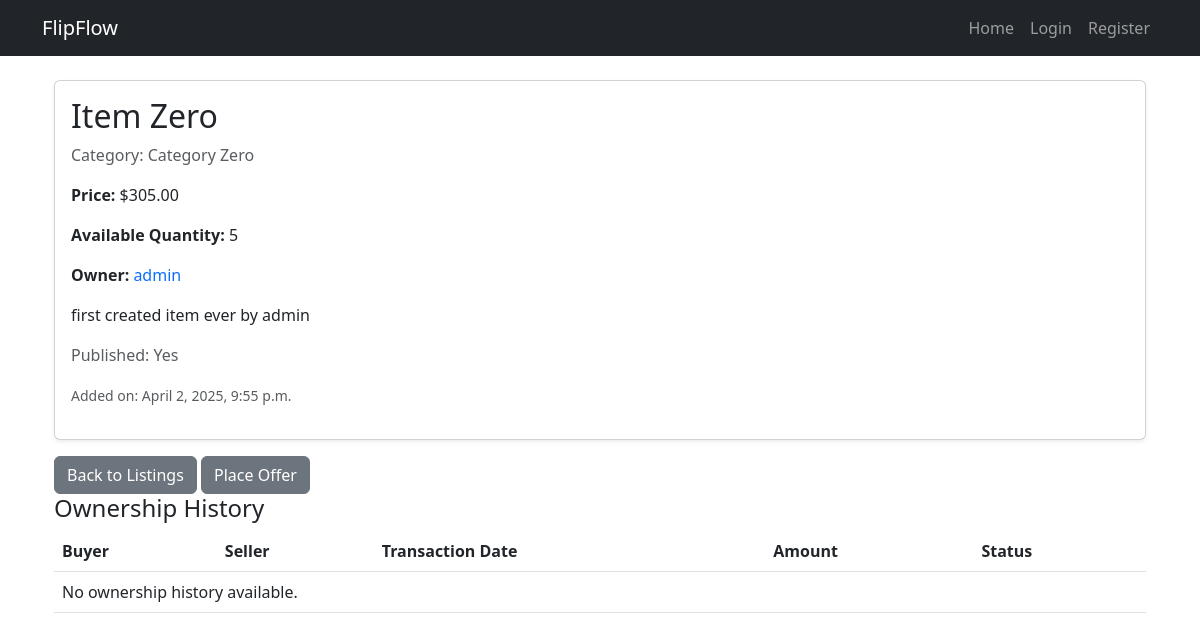
The page /item-zero/ on the database as committed earlier.
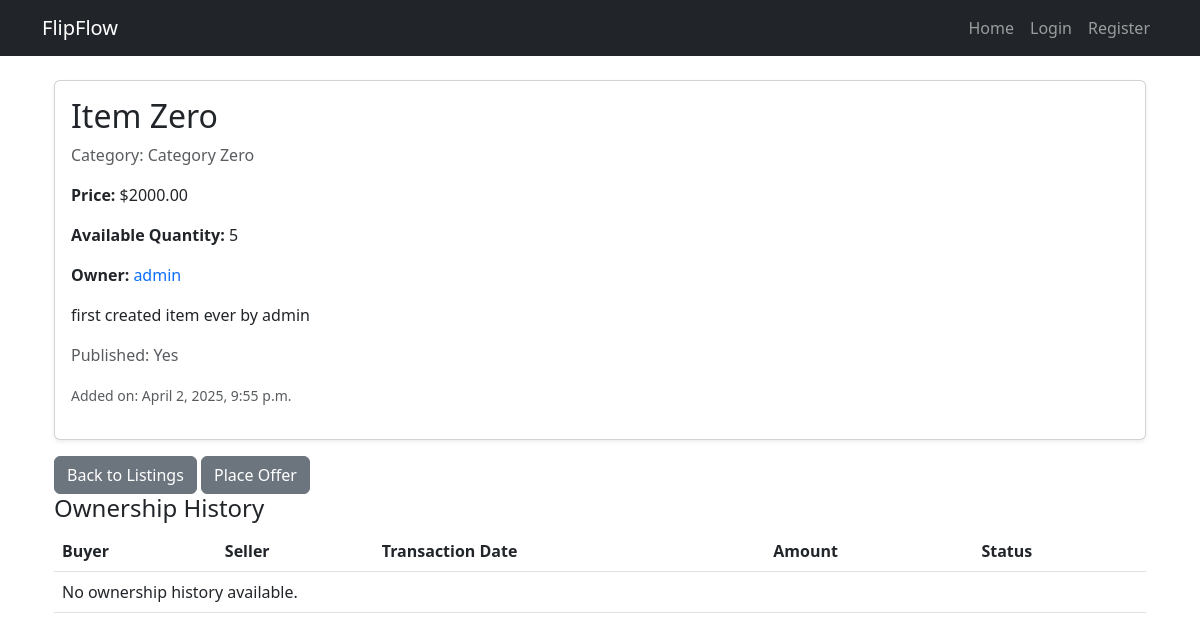
The same page on the database as committed later.
### Item/models.py (models this page shows, shortened)
class Item(models.Model):
    Item_name= models.CharField(max_length=100, verbose_name="Item Name")
    Item_img = models.ImageField(upload_to=custom_upload_to,blank=True,null=True)
    Item_owner=models.ForeignKey(User,blank=True, null=True,verbose_name=_("Item Owner"), on_delete=models.CASCADE,related_name='item_owner')
    Item_description= models.TextField(verbose_name="Item Description")
    Item_price= models.DecimalField(max_digits=10, decimal_places=2, verbose_name="Item Price")
    Item_quantity= models.IntegerField(verbose_name="Item Quantity")
    Item_published=models.BooleanField(_("Item Published"), default=False, help_text=_("Is this item published?"))
    Item_createdat=models.DateTimeField(_("Item Created At"), auto_now_add=True)
    Item_category=models.ForeignKey('Category',on_delete=models.CASCADE,blank=True,null=True)
    Item_slug = models.SlugField(blank=True,null=True,unique=True)
    class Meta:
        verbose_name = _("Item")
        verbose_name_plural = _("Items")

class Category(models.Model):
    Category_name = models.CharField(max_length=100, verbose_name="Category Name")
    Category_slug = models.SlugField(blank=True,null=True,unique=True)
    class Meta:
        verbose_name = _("Category")
        verbose_name_plural = _("Categorys")

### Item/views.py (the view, shortened to what this page needs)
# urls.py: path('<slug:slug>/',views.item_detail,name="item_detail"),
def item_detail(request,slug):
    item=get_object_or_404(Item,Item_slug=slug)
    profile = item.Item_owner.profile
    transactions = Transaction.objects.filter(items=item).order_by('-created_at')  # Order by latest transaction
    ownership_history = []
    context = {
            'item': item,
            'profile': profile,
            'ownership_history': ownership_history,
        }
    return render(request,'Item/item_detail.html',context)

### Item/templates/Item/item_detail.html (shortened to what this page needs)
{% extends "base.html" %}
{% block body %}
<div class="container mt-4">
    <div class="card shadow-sm">
        <div class="card-body">
            <h2 class="card-title">{{ item.Item_name }}</h2>
            <p class="text-muted">Category: {{ item.Item_category.Category_name|default:"Uncategorized" }}</p>
            <p class="card-text"><strong>Price:</strong> ${{ item.Item_price }}</p>
            <p class="card-text"><strong>Available Quantity:</strong> {{ item.Item_quantity }}</p>
            <p class="card-text"><strong>Owner: </strong>
            <a href="{% url 'accounts:other_profile' profile.slug %}" class="text-decoration-none">
               {{ item.Item_owner }}
            </a></p>
            <p class="card-text">{{ item.Item_description }}</p>
            <p class="text-muted">Published: {{ item.Item_published|yesno:"Yes,No" }}</p>
            <p class="text-muted"><small>Added on: {{ item.Item_createdat|date:"F j, Y, g:i a" }}</small></p>
        </div>
    </div>
    <a href="{% url 'Item:item_list' %}" class="btn btn-secondary mt-3">Back to Listings</a>
    {% if item.Item_owner == request.user %}
    <a href="{% url 'Item:item_update' item.Item_slug %}" class="btn btn-secondary mt-3">Edit</a>
    <a href="{% url 'Item:item_delete' item.Item_slug %}" class="btn btn-secondary mt-3">Delete</a>
    {% else %}
    <a href="{% url 'Market:place_offer' item.Item_slug %}" class="btn btn-secondary mt-3">Place Offer</a>
    {% endif %}
    <h4>Ownership History</h4>
    <table class="table">
        <thead>
            <tr>
                <th>Buyer</th>
                <th>Seller</th>
                <th>Transaction Date</th>
                <th>Amount</th>
                <th>Status</th>
            </tr>
        </thead>
        <tbody>
            {% for record in ownership_history %}
                <tr>
                    <td>{{ record.buyer }}</td>
                    <td>{{ record.seller }}</td>
                    <td>{{ record.transaction_date }}</td>
                    <td>${{ record.amount }}</td>
                    <td>{{ record.status|capfirst }}</td>
                </tr>
            {% empty %}
                <tr>
                    <td colspan="5">No ownership history available.</td>
                </tr>
            {% endfor %}
        </tbody>
    </table>
</div>
{% endblock %}

Rows that differ between the two databases and show on the page:
changed Item "Item Zero": Item_price "305.00" → "2000.00"
